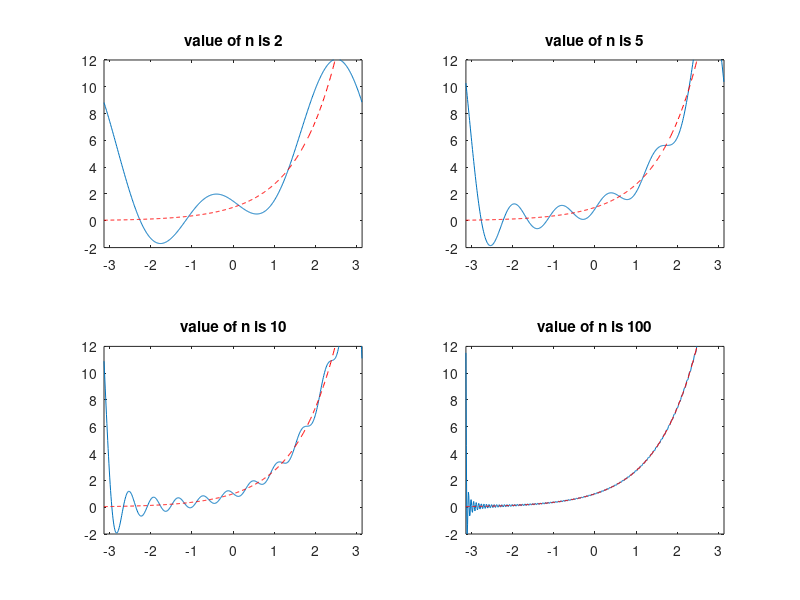

MATLAB code for this plot:
clear all
close all
x=-pi:0.01:pi;
m=[2,5,10,100];
ax=[-pi,+pi,-2,12];

for ii = 1:4
G = -(0.5).*(cos(x)-sin(x));  
    for n = 2:m(ii)  
        f= (((-1)^n)/(n^2+1)).*(cos(n*x)-n*sin(n*x));  
        G = G + f;
  
    end
F = sinh(pi)/pi + (2*sinh(pi)/pi)*G;

 subplot(2,2,ii);
 plot(x,F);
 axis(ax);
 title(['value of n is ',num2str(m(ii))])
 hold on
 plot(x,exp(x),'--r');
end
